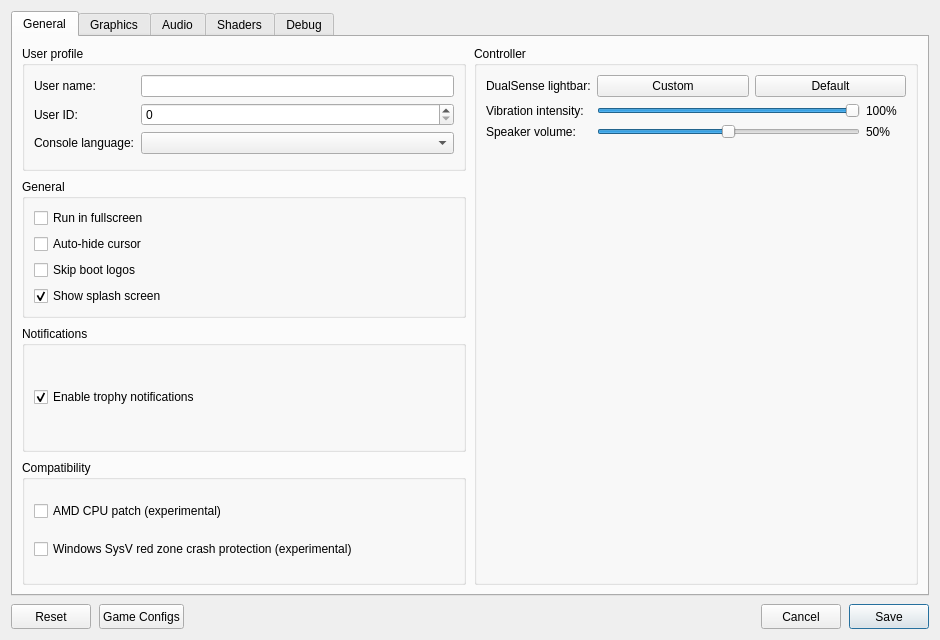
<?xml version="1.0" encoding="UTF-8"?>
<ui version="4.0">
 <class>ConfigurationEditDialog</class>
 <widget class="QDialog" name="ConfigurationEditDialog">
  <property name="geometry">
   <rect>
    <x>0</x>
    <y>0</y>
    <width>940</width>
    <height>640</height>
   </rect>
  </property>
  <property name="windowTitle">
   <string>Settings</string>
  </property>
  <property name="locale">
   <locale language="English" country="UnitedStates"/>
  </property>
  <layout class="QVBoxLayout" name="dialogLayout">
   <property name="spacing"><number>8</number></property>
   <item>
    <widget class="QTabWidget" name="settings_tabs">
     <property name="currentIndex"><number>0</number></property>
     <widget class="QWidget" name="settings_tab">
      <attribute name="title"><string>General</string></attribute>
      <layout class="QGridLayout" name="gridLayout">
       <property name="horizontalSpacing">
        <number>8</number>
       </property>
       <property name="verticalSpacing">
        <number>8</number>
       </property>
       <item row="0" column="0" colspan="2">
        <layout class="QGridLayout" name="sectionsLayout" columnstretch="1,1">
         <property name="horizontalSpacing">
          <number>8</number>
         </property>
         <property name="verticalSpacing">
          <number>8</number>
         </property>
         <item row="0" column="0">
          <widget class="QGroupBox" name="user_profile_group">
           <property name="title">
            <string>User profile</string>
           </property>
           <layout class="QFormLayout" name="userProfileLayout">
            <property name="fieldGrowthPolicy">
             <enum>QFormLayout::AllNonFixedFieldsGrow</enum>
            </property>
            <item row="0" column="0">
             <widget class="QLabel" name="label_user_name">
              <property name="text"><string>User name:</string></property>
             </widget>
            </item>
            <item row="0" column="1">
             <widget class="MandatoryLineEdit" name="lineEdit_user_name">
              <property name="toolTip"><string>Local user name exposed to games</string></property>
              <property name="clearButtonEnabled"><bool>true</bool></property>
             </widget>
            </item>
            <item row="1" column="0">
             <widget class="QLabel" name="label_user_id">
              <property name="text"><string>User ID:</string></property>
             </widget>
            </item>
            <item row="1" column="1">
             <widget class="QSpinBox" name="spinBox_user_id">
              <property name="toolTip"><string>Local user ID exposed to games</string></property>
              <property name="maximum"><number>2147483647</number></property>
             </widget>
            </item>
            <item row="2" column="0">
             <widget class="QLabel" name="label_console_language">
              <property name="text"><string>Console language:</string></property>
             </widget>
            </item>
            <item row="2" column="1">
             <widget class="QComboBox" name="comboBox_console_language">
              <property name="toolTip"><string>Language</string></property>
             </widget>
            </item>
           </layout>
          </widget>
         </item>
         <item row="1" column="0">
          <widget class="QGroupBox" name="general_group">
           <property name="title"><string>General</string></property>
           <layout class="QVBoxLayout" name="generalLayout">
            <item>
             <widget class="QCheckBox" name="checkBox_fullscreen">
              <property name="toolTip"><string>Run in borderless desktop fullscreen</string></property>
              <property name="text"><string>Run in fullscreen</string></property>
             </widget>
            </item>
            <item>
             <widget class="QCheckBox" name="checkBox_hide_cursor">
              <property name="toolTip"><string>Hide the host cursor after 2 seconds without mouse activity</string></property>
              <property name="text"><string>Auto-hide cursor</string></property>
             </widget>
            </item>
            <item>
             <widget class="QCheckBox" name="checkBox_skip_notice_screen">
              <property name="toolTip"><string>Skip startup logos and notices in supported games.</string></property>
              <property name="text"><string>Skip boot logos</string></property>
             </widget>
            </item>
            <item>
             <widget class="QCheckBox" name="checkBox_splash_enabled">
              <property name="toolTip"><string>Show the emulator splash screen while a game loads.</string></property>
              <property name="text"><string>Show splash screen</string></property>
              <property name="checked"><bool>true</bool></property>
             </widget>
            </item>
           </layout>
          </widget>
         </item>
         <item row="2" column="0">
          <widget class="QGroupBox" name="notifications_group">
           <property name="title"><string>Notifications</string></property>
           <layout class="QVBoxLayout" name="notificationsLayout">
            <item>
             <widget class="QCheckBox" name="checkBox_trophy_notifications">
              <property name="toolTip"><string>Show trophy unlock notifications and play their sound.
    To use your own sound, replace the emulator's assets/sounds/trophy-unlock.wav with a WAV file and restart the game.</string></property>
              <property name="text"><string>Enable trophy notifications</string></property>
              <property name="checked"><bool>true</bool></property>
             </widget>
            </item>
           </layout>
          </widget>
         </item>
         <item row="3" column="0">
          <widget class="QGroupBox" name="compatibility_group">
           <property name="title">
            <string>Compatibility</string>
           </property>
           <layout class="QVBoxLayout" name="compatibilityLayout">
            <item>
             <widget class="QCheckBox" name="checkBox_amd_cpu">
              <property name="toolTip"><string>Patch CPU instructions that differ between AMD and the host CPU.</string></property>
              <property name="text"><string>AMD CPU patch (experimental)</string></property>
             </widget>
            </item>
            <item>
             <widget class="QCheckBox" name="checkBox_red_zone_protection">
              <property name="toolTip"><string>Helps prevent crashes in some games on Windows</string></property>
              <property name="text"><string>Windows SysV red zone crash protection (experimental)</string></property>
             </widget>
            </item>
           </layout>
          </widget>
         </item>
         <item row="0" column="1" rowspan="4">
          <widget class="QGroupBox" name="controller_group">
           <property name="title"><string>Controller</string></property>
           <layout class="QFormLayout" name="controllerLayout">
            <property name="fieldGrowthPolicy"><enum>QFormLayout::AllNonFixedFieldsGrow</enum></property>
            <item row="0" column="0">
             <widget class="QLabel" name="label_controller_color">
              <property name="text"><string>DualSense lightbar:</string></property>
             </widget>
            </item>
            <item row="0" column="1">
             <layout class="QHBoxLayout" name="controllerColorLayout">
              <item>
               <widget class="QPushButton" name="button_controller_color">
                <property name="toolTip"><string>Choose and preview a fixed LED color. Bluetooth DualSense may take several seconds to update.</string></property>
                <property name="text"><string>Custom</string></property>
               </widget>
              </item>
              <item>
               <widget class="QPushButton" name="button_controller_color_reset">
                <property name="toolTip"><string>Let the game control the lightbar</string></property>
                <property name="text"><string>Default</string></property>
               </widget>
              </item>
             </layout>
            </item>
            <item row="1" column="0">
             <widget class="QLabel" name="label_controller_vibration">
              <property name="text"><string>Vibration intensity:</string></property>
             </widget>
            </item>
            <item row="1" column="1">
             <layout class="QHBoxLayout" name="controllerVibrationLayout">
              <item>
               <widget class="QSlider" name="slider_controller_vibration">
                <property name="toolTip"><string>Scale DualSense vibration over USB and Bluetooth</string></property>
                <property name="maximum"><number>100</number></property>
                <property name="value"><number>100</number></property>
                <property name="orientation"><enum>Qt::Horizontal</enum></property>
               </widget>
              </item>
              <item>
               <widget class="QLabel" name="label_controller_vibration_value">
                <property name="minimumSize"><size><width>40</width><height>0</height></size></property>
                <property name="text"><string>100%</string></property>
               </widget>
              </item>
             </layout>
            </item>
            <item row="2" column="0">
             <widget class="QLabel" name="label_controller_volume">
              <property name="text"><string>Speaker volume:</string></property>
             </widget>
            </item>
            <item row="2" column="1">
             <layout class="QHBoxLayout" name="controllerVolumeLayout">
              <item>
               <widget class="QSlider" name="slider_controller_volume">
                <property name="toolTip"><string>Scale the DualSense speaker over USB and Bluetooth. 50% is the previous default; 100% adds 6 dB of gain.</string></property>
                <property name="maximum"><number>100</number></property>
                <property name="value"><number>50</number></property>
                <property name="orientation"><enum>Qt::Horizontal</enum></property>
               </widget>
              </item>
              <item>
               <widget class="QLabel" name="label_controller_volume_value">
                <property name="minimumSize"><size><width>40</width><height>0</height></size></property>
                <property name="text"><string>50%</string></property>
               </widget>
              </item>
             </layout>
            </item>
           </layout>
          </widget>
         </item>
        </layout>
       </item>
      </layout>
     </widget>
     <widget class="QWidget" name="graphics_tab">
      <attribute name="title"><string>Graphics</string></attribute>
      <layout class="QGridLayout" name="graphicsTabLayout" columnstretch="1,1">
       <property name="horizontalSpacing"><number>8</number></property>
       <property name="verticalSpacing"><number>8</number></property>
       <item row="0" column="0">
        <widget class="QGroupBox" name="display_group">
         <property name="title"><string>Display</string></property>
         <layout class="QFormLayout" name="displayLayout">
          <property name="fieldGrowthPolicy">
           <enum>QFormLayout::AllNonFixedFieldsGrow</enum>
          </property>
          <item row="0" column="0">
           <widget class="QLabel" name="label_screen_resolution">
            <property name="text"><string>Screen resolution:</string></property>
           </widget>
          </item>
          <item row="0" column="1">
           <widget class="QComboBox" name="comboBox_screen_resolution">
            <property name="toolTip"><string>Window resolution</string></property>
            <item><property name="text"><string>1280x720 (720p)</string></property></item>
            <item><property name="text"><string>1600x900 (900p)</string></property></item>
            <item><property name="text"><string>1920x1080 (1080p)</string></property></item>
            <item><property name="text"><string>2560x1440 (1440p)</string></property></item>
            <item><property name="text"><string>3200x1800 (1800p)</string></property></item>
            <item><property name="text"><string>3840x2160 (4K)</string></property></item>
            <item><property name="text"><string>5120x2880 (5K)</string></property></item>
            <item><property name="text"><string>1024x768 (4:3)</string></property></item>
            <item><property name="text"><string>1366x768 (laptop)</string></property></item>
            <item><property name="text"><string>1680x1050 (16:10)</string></property></item>
            <item><property name="text"><string>2560x1080 (21:9)</string></property></item>
            <item><property name="text"><string>3440x1440 (ultrawide)</string></property></item>
            <item><property name="text"><string>5120x1440 (superwide)</string></property></item>
           </widget>
          </item>
          <item row="1" column="0">
           <widget class="QLabel" name="label_gpu">
            <property name="text"><string>GPU:</string></property>
           </widget>
          </item>
          <item row="1" column="1">
           <widget class="QComboBox" name="comboBox_gpu">
            <property name="toolTip"><string>Graphics device used by the emulator</string></property>
           </widget>
          </item>
          <item row="2" column="0">
           <widget class="QLabel" name="label_present_mode">
            <property name="text"><string>Present mode:</string></property>
           </widget>
          </item>
          <item row="2" column="1">
           <widget class="QComboBox" name="comboBox_present_mode">
            <property name="toolTip"><string>Vulkan swapchain presentation mode</string></property>
           </widget>
          </item>
          <item row="3" column="0">
           <widget class="QLabel" name="label_aspect_ratio">
            <property name="text"><string>Aspect ratio:</string></property>
           </widget>
          </item>
          <item row="3" column="1">
           <widget class="QComboBox" name="comboBox_aspect_ratio">
            <property name="toolTip"><string>How the (typically 16:9) game frame fits the window. stretch fills the whole window; other values letterbox the frame at the chosen ratio.</string></property>
            <item><property name="text"><string>stretch</string></property></item>
            <item><property name="text"><string>16:9</string></property></item>
            <item><property name="text"><string>16:10</string></property></item>
            <item><property name="text"><string>4:3</string></property></item>
            <item><property name="text"><string>21:9</string></property></item>
           </widget>
          </item>
         </layout>
        </widget>
       </item>
       <item row="0" column="1">
        <widget class="QGroupBox" name="pacing_group">
         <property name="title"><string>Frame pacing</string></property>
         <layout class="QFormLayout" name="pacingLayout">
          <property name="fieldGrowthPolicy">
           <enum>QFormLayout::AllNonFixedFieldsGrow</enum>
          </property>
          <item row="0" column="0">
           <widget class="QLabel" name="label_vblank_frequency">
            <property name="text"><string>Vblank frequency:</string></property>
           </widget>
          </item>
          <item row="0" column="1">
           <widget class="QSpinBox" name="spinBox_vblank_frequency">
            <property name="toolTip"><string>Virtual display refresh rate used for frame pacing</string></property>
            <property name="minimum"><number>30</number></property>
            <property name="maximum"><number>360</number></property>
            <property name="value"><number>60</number></property>
           </widget>
          </item>
          <item row="1" column="0">
           <widget class="QLabel" name="label_vblank_catchup">
            <property name="text"><string>Vblank catch-up:</string></property>
           </widget>
          </item>
          <item row="1" column="1">
           <widget class="QCheckBox" name="checkBox_vblank_catchup_enabled">
            <property name="toolTip"><string>Fire additional vblank events when host FPS drops below the target. Prevents slow motion at the cost of choppy visuals.</string></property>
            <property name="text"><string/>
            </property>
            <property name="checked"><bool>true</bool></property>
           </widget>
          </item>
          <item row="2" column="0">
           <widget class="QLabel" name="label_speed_2x">
            <property name="text"><string>2x speed (fast-forward):</string></property>
           </widget>
          </item>
          <item row="2" column="1">
           <widget class="QCheckBox" name="checkBox_speed_2x_enabled">
            <property name="toolTip"><string>Run game logic at 2x speed (PPSSPP-style fast-forward). Game runs at 200% speed.</string></property>
            <property name="text"><string/>
            </property>
            <property name="checked"><bool>false</bool></property>
           </widget>
          </item>
          <item row="3" column="0">
           <widget class="QLabel" name="label_frame_skip">
            <property name="text"><string>Frame skip count:</string></property>
           </widget>
          </item>
          <item row="3" column="1">
           <widget class="QSpinBox" name="spinBox_frame_skip_count">
            <property name="toolTip"><string>Max vblanks fired per rendered frame. 1 = no extra skip (just catch-up). Higher = more aggressive skip on slow GPUs.</string></property>
            <property name="minimum"><number>1</number></property>
            <property name="maximum"><number>10</number></property>
            <property name="value"><number>1</number></property>
           </widget>
          </item>
          <item row="4" column="0">
           <widget class="QLabel" name="label_max_queued_frames">
            <property name="text"><string>Queued frames:</string></property>
           </widget>
          </item>
          <item row="4" column="1">
           <widget class="QSpinBox" name="spinBox_max_queued_frames">
            <property name="toolTip"><string>Swapchain image count. Auto uses the compositor default (usually 3). 2 = lowest input latency, 3 = balanced, 4 = smoothest pacing on slower GPUs.</string></property>
            <property name="specialValueText"><string>Auto</string></property>
            <property name="minimum"><number>0</number></property>
            <property name="maximum"><number>4</number></property>
            <property name="value"><number>0</number></property>
           </widget>
          </item>
         </layout>
        </widget>
       </item>
       <item row="1" column="0">
        <widget class="QGroupBox" name="upscaling_group">
         <property name="title"><string>Upscaling</string></property>
         <layout class="QFormLayout" name="upscalingLayout">
          <property name="fieldGrowthPolicy">
           <enum>QFormLayout::AllNonFixedFieldsGrow</enum>
          </property>
          <item row="0" column="0">
           <widget class="QLabel" name="label_upscaling_filter">
            <property name="text"><string>Upscaling filter:</string></property>
           </widget>
          </item>
          <item row="0" column="1">
           <widget class="QComboBox" name="comboBox_upscaling_filter">
            <property name="toolTip"><string>Filter applied when the window is bigger than the guest render target. fsr = AMD FidelityFX Super Resolution 1.0 (edge adaptive), scaleforce = ScaleForce (edge directed), bicubic = Catmull-Rom, integer = pixel perfect.</string></property>
            <item><property name="text"><string>bilinear</string></property></item>
            <item><property name="text"><string>nearest</string></property></item>
            <item><property name="text"><string>bicubic</string></property></item>
            <item><property name="text"><string>integer</string></property></item>
            <item><property name="text"><string>fsr</string></property></item>
            <item><property name="text"><string>scaleforce</string></property></item>
           </widget>
          </item>
         </layout>
        </widget>
       </item>
       <item row="1" column="1">
        <widget class="QGroupBox" name="quality_group">
         <property name="title"><string>Quality</string></property>
         <layout class="QVBoxLayout" name="qualityLayout">
          <item>
           <widget class="QCheckBox" name="checkBox_hdr">
            <property name="toolTip"><string>Enable HDR10 output for supported games. Requires HDR enabled on the host display.</string></property>
            <property name="text"><string>Enable HDR display support</string></property>
           </widget>
          </item>
          <item>
           <widget class="QCheckBox" name="checkBox_readback">
            <property name="toolTip"><string>Read back writable linear images</string></property>
            <property name="text"><string>Enable readback</string></property>
           </widget>
          </item>
          <item>
           <widget class="QCheckBox" name="checkBox_tessellation">
            <property name="toolTip"><string>Draw tessellated geometry. Disabled by default; unsupported tessellation may cause crashes.</string></property>
            <property name="text"><string>Enable tessellation support (experimental)</string></property>
           </widget>
          </item>
          <item>
           <widget class="QCheckBox" name="checkBox_sync_raw_image_buffers">
            <property name="toolTip"><string>Can fix missing textures and incorrect transparency in some games. May reduce performance.</string></property>
            <property name="text"><string>Accurate texture synchronization</string></property>
           </widget>
          </item>
         </layout>
        </widget>
       </item>
       <item row="2" column="0" colspan="2">
        <spacer name="graphicsSpacer">
         <property name="orientation"><enum>Qt::Vertical</enum></property>
         <property name="sizeHint" stdset="0"><size><width>20</width><height>10</height></size></property>
        </spacer>
       </item>
      </layout>
     </widget>
     <widget class="QWidget" name="audio_tab">
      <attribute name="title"><string>Audio</string></attribute>
      <layout class="QVBoxLayout" name="audioTabLayout">
       <item>
        <widget class="QGroupBox" name="audio_output_group">
         <property name="title"><string>Output</string></property>
         <layout class="QFormLayout" name="audioOutputLayout">
          <property name="fieldGrowthPolicy">
           <enum>QFormLayout::AllNonFixedFieldsGrow</enum>
          </property>
          <item row="0" column="0">
           <widget class="QLabel" name="label_audio_output_device">
            <property name="text"><string>Output device:</string></property>
           </widget>
          </item>
          <item row="0" column="1">
           <widget class="QComboBox" name="comboBox_audio_output_device">
            <property name="toolTip"><string>Playback device used for the main audio output. Default uses the system device.</string></property>
           </widget>
          </item>
          <item row="1" column="0">
           <widget class="QLabel" name="label_master_volume">
            <property name="text"><string>Master volume:</string></property>
           </widget>
          </item>
          <item row="1" column="1">
           <layout class="QHBoxLayout" name="masterVolumeLayout">
            <item>
             <widget class="QSlider" name="slider_master_volume">
              <property name="toolTip"><string>Master volume for the main audio output. 100% plays game audio untouched; the DualSense speaker has its own slider in General.</string></property>
              <property name="minimum"><number>0</number></property>
              <property name="maximum"><number>200</number></property>
              <property name="value"><number>100</number></property>
              <property name="orientation"><enum>Qt::Horizontal</enum></property>
             </widget>
            </item>
            <item>
             <widget class="QLabel" name="label_master_volume_value">
              <property name="minimumSize"><size><width>40</width><height>0</height></size></property>
              <property name="text"><string>100%</string></property>
             </widget>
            </item>
           </layout>
          </item>
         </layout>
        </widget>
       </item>
       <item>
        <widget class="QGroupBox" name="audio_group">
         <property name="title"><string>Input</string></property>
         <layout class="QFormLayout" name="audioLayout">
          <property name="fieldGrowthPolicy">
           <enum>QFormLayout::AllNonFixedFieldsGrow</enum>
          </property>
          <item row="0" column="0">
           <widget class="QLabel" name="label_audio_input_device">
            <property name="text"><string>Microphone:</string></property>
           </widget>
          </item>
          <item row="0" column="1">
           <widget class="QComboBox" name="comboBox_audio_input_device"/>
          </item>
         </layout>
        </widget>
       </item>
       <item>
        <spacer name="audioSpacer">
         <property name="orientation"><enum>Qt::Vertical</enum></property>
         <property name="sizeHint" stdset="0"><size><width>20</width><height>40</height></size></property>
        </spacer>
       </item>
      </layout>
     </widget>
     <widget class="QWidget" name="shaders_tab">
      <attribute name="title"><string>Shaders</string></attribute>
      <layout class="QVBoxLayout" name="shadersTabLayout">
       <item>
        <widget class="QGroupBox" name="shader_compilation_group">
         <property name="title"><string>Compilation</string></property>
         <layout class="QFormLayout" name="shaderCompilationLayout">
          <property name="fieldGrowthPolicy">
           <enum>QFormLayout::AllNonFixedFieldsGrow</enum>
          </property>
          <item row="0" column="0">
           <widget class="QLabel" name="label_shader_optimization">
            <property name="text"><string>Shader optimization:</string></property>
           </widget>
          </item>
          <item row="0" column="1">
           <widget class="QComboBox" name="comboBox_shader_optimization_type">
            <property name="toolTip"><string>Optimize shaders for code size or performance</string></property>
           </widget>
          </item>
          <item row="1" column="0">
           <widget class="QLabel" name="label_shader_cache_enabled">
            <property name="text"><string>Persistent shader cache:</string></property>
           </widget>
          </item>
          <item row="1" column="1">
           <widget class="QCheckBox" name="checkBox_shader_cache_enabled">
            <property name="toolTip"><string>Save and reuse compiled Vulkan pipelines (_PipelineCache/&lt;game&gt;.bin). Removes most first-run shader stutter. Disable only to reproduce shader-related bugs.</string></property>
            <property name="text"><string/>
            </property>
            <property name="checked"><bool>true</bool></property>
           </widget>
          </item>
         </layout>
        </widget>
       </item>
       <item>
        <widget class="QGroupBox" name="shader_log_group">
         <property name="title"><string>Shader logging</string></property>
         <layout class="QFormLayout" name="shaderLogLayout">
          <property name="fieldGrowthPolicy">
           <enum>QFormLayout::AllNonFixedFieldsGrow</enum>
          </property>
          <item row="0" column="0">
           <widget class="QLabel" name="label_shader_log_direction">
            <property name="text"><string>Shader logging:</string></property>
           </widget>
          </item>
          <item row="0" column="1">
           <widget class="QComboBox" name="comboBox_shader_log_direction">
            <property name="toolTip"><string>Dump shaders to file or console window. If enabled may decrease emulator performance</string></property>
           </widget>
          </item>
          <item row="1" column="0">
           <widget class="QLabel" name="label_shader_log_folder">
            <property name="text"><string>Shader log folder:</string></property>
           </widget>
          </item>
          <item row="1" column="1">
           <widget class="MandatoryLineEdit" name="lineEdit_shader_log_folder">
            <property name="toolTip"><string>Specify directory to dump shaders</string></property>
            <property name="clearButtonEnabled"><bool>true</bool></property>
           </widget>
          </item>
         </layout>
        </widget>
       </item>
       <item>
        <spacer name="shadersSpacer">
         <property name="orientation"><enum>Qt::Vertical</enum></property>
         <property name="sizeHint" stdset="0"><size><width>20</width><height>40</height></size></property>
        </spacer>
       </item>
      </layout>
     </widget>
     <widget class="QWidget" name="debug_tab">
      <attribute name="title"><string>Debug</string></attribute>
      <layout class="QVBoxLayout" name="debugTabLayout">
       <item>
        <widget class="QGroupBox" name="debug_group">
         <property name="title">
          <string>Debugging &amp;&amp; logs</string>
         </property>
         <layout class="QGridLayout" name="debugLayout" columnstretch="0,1,0,1">
          <property name="horizontalSpacing"><number>8</number></property>
          <property name="verticalSpacing"><number>6</number></property>
          <item row="0" column="0" colspan="2">
           <widget class="QCheckBox" name="checkBox_vulkan_validation">
            <property name="toolTip"><string>Enable Vulkan validation layers</string></property>
            <property name="text"><string>Vulkan validation</string></property>
            <property name="checked"><bool>true</bool></property>
           </widget>
          </item>
          <item row="0" column="2" colspan="2">
           <widget class="QCheckBox" name="checkBox_shader_validation">
            <property name="toolTip"><string>Validate SPIR-V binary</string></property>
            <property name="text"><string>Shader validation</string></property>
            <property name="checked"><bool>true</bool></property>
           </widget>
          </item>
          <item row="1" column="0" colspan="2">
           <widget class="QCheckBox" name="checkBox_gpu_assisted_validation">
            <property name="toolTip"><string>Bounds-check shader memory accesses on the GPU. Implies Vulkan validation; very slow.</string></property>
            <property name="text"><string>GPU-assisted validation</string></property>
           </widget>
          </item>
          <item row="1" column="2" colspan="2">
           <widget class="QCheckBox" name="checkBox_renderdoc_capture">
            <property name="toolTip"><string>Enable RenderDoc capture</string></property>
            <property name="text"><string>RenderDoc capture</string></property>
           </widget>
          </item>
          <item row="2" column="0" colspan="2">
           <widget class="QCheckBox" name="checkBox_cmd_dump">
            <property name="toolTip"><string>Dump command buffers</string></property>
            <property name="text"><string>Command buffer dump</string></property>
           </widget>
          </item>
          <item row="2" column="2" colspan="2">
           <widget class="QCheckBox" name="checkBox_graphics_debug_dump">
            <property name="toolTip"><string>Enable graphics debug dumps</string></property>
            <property name="text"><string>Graphics debug dump</string></property>
           </widget>
          </item>
          <item row="3" column="0" colspan="2">
           <widget class="QCheckBox" name="checkBox_spirv_debug_printf">
            <property name="toolTip"><string>Enable SPIR-V debug printf (non-Release shader builds).</string></property>
            <property name="text"><string>SPIR-V debug printf</string></property>
           </widget>
          </item>
          <item row="3" column="2" colspan="2">
           <widget class="QCheckBox" name="checkBox_profiler">
            <property name="toolTip"><string>Enable the Tracy profiler. Profiling may decrease emulator performance</string></property>
            <property name="text"><string>Tracy profiler</string></property>
           </widget>
          </item>
          <item row="4" column="0">
           <widget class="QLabel" name="label_printf_direction">
            <property name="text"><string>Printf output:</string></property>
           </widget>
          </item>
          <item row="4" column="1">
           <widget class="QComboBox" name="comboBox_printf_direction">
            <property name="toolTip"><string>Print logs to file or console window. If enabled may decrease emulator performance</string></property>
           </widget>
          </item>
          <item row="4" column="2">
           <widget class="QLabel" name="label_printf_file">
            <property name="text"><string>Printf output file:</string></property>
           </widget>
          </item>
          <item row="4" column="3">
           <widget class="MandatoryLineEdit" name="lineEdit_printf_file">
            <property name="toolTip"><string>Specify file to dump logs</string></property>
            <property name="clearButtonEnabled"><bool>true</bool></property>
           </widget>
          </item>
          <item row="5" column="2">
           <widget class="QLabel" name="label_cmd_dump_folder">
            <property name="text"><string>Command buffer folder:</string></property>
           </widget>
          </item>
          <item row="5" column="3">
           <widget class="MandatoryLineEdit" name="lineEdit_cmd_dump_folder">
            <property name="toolTip"><string>Specify directory to dump command buffers</string></property>
            <property name="clearButtonEnabled"><bool>true</bool></property>
           </widget>
          </item>
         </layout>
        </widget>
       </item>
       <item>
        <widget class="QGroupBox" name="advanced_group">
         <property name="title"><string>Advanced</string></property>
         <layout class="QFormLayout" name="advancedLayout">
          <property name="fieldGrowthPolicy">
           <enum>QFormLayout::AllNonFixedFieldsGrow</enum>
          </property>
          <item row="0" column="0">
           <widget class="QLabel" name="label_thread_affinity">
            <property name="text"><string>CPU cores:</string></property>
           </widget>
          </item>
          <item row="0" column="1">
           <widget class="QLineEdit" name="lineEdit_thread_affinity">
            <property name="toolTip"><string>Restrict the emulator to specific CPU cores, e.g. 0-7 or 0,2,4. Empty uses all cores. Helps performance on hybrid CPUs (P/E cores).</string></property>
            <property name="clearButtonEnabled"><bool>true</bool></property>
            <property name="placeholderText"><string>All cores</string></property>
           </widget>
          </item>
          <item row="1" column="0">
           <widget class="QLabel" name="label_vr_enabled">
            <property name="text"><string>Virtual VR headset:</string></property>
           </widget>
          </item>
          <item row="1" column="1">
           <widget class="QCheckBox" name="checkBox_vr_enabled">
            <property name="toolTip"><string>Enable the virtual VR headset (PS VR games).</string></property>
            <property name="text"><string/>
            </property>
           </widget>
          </item>
          <item row="2" column="0">
           <widget class="QLabel" name="label_playgo_hack">
            <property name="text"><string>PlayGo stub fallback:</string></property>
           </widget>
          </item>
          <item row="2" column="1">
           <widget class="QCheckBox" name="checkBox_playgo_hack">
            <property name="toolTip"><string>Use the supplied PlayGo stub fallback for games that wait on streaming data.</string></property>
            <property name="text"><string/>
            </property>
           </widget>
          </item>
         </layout>
        </widget>
       </item>
       <item>
        <spacer name="debugSpacer">
         <property name="orientation"><enum>Qt::Vertical</enum></property>
         <property name="sizeHint" stdset="0"><size><width>20</width><height>40</height></size></property>
        </spacer>
       </item>
      </layout>
     </widget>
    </widget>
   </item>
   <item>
    <layout class="QHBoxLayout" name="buttonLayout">
     <item>
     <widget class="QPushButton" name="clear_button">
       <property name="minimumSize"><size><width>80</width><height>25</height></size></property>
       <property name="text"><string>Reset</string></property>
       <property name="toolTip"><string>Restore default settings</string></property>
      </widget>
     </item>
     <item>
      <widget class="QPushButton" name="settings_button">
       <property name="minimumSize"><size><width>80</width><height>25</height></size></property>
       <property name="text"><string>Game Configs</string></property>
       <property name="toolTip"><string>Import or export game configs</string></property>
      </widget>
     </item>
     <item>
      <spacer name="buttonSpacer">
       <property name="orientation"><enum>Qt::Horizontal</enum></property>
       <property name="sizeHint" stdset="0"><size><width>40</width><height>20</height></size></property>
      </spacer>
     </item>
     <item>
      <widget class="QPushButton" name="cancel_button">
       <property name="minimumSize"><size><width>80</width><height>25</height></size></property>
       <property name="text"><string>Cancel</string></property>
      </widget>
     </item>
     <item>
      <widget class="QPushButton" name="ok_button">
       <property name="minimumSize"><size><width>80</width><height>25</height></size></property>
       <property name="text"><string>Save</string></property>
       <property name="default"><bool>true</bool></property>
      </widget>
     </item>
    </layout>
   </item>
  </layout>
 </widget>
 <customwidgets>
  <customwidget>
   <class>MandatoryLineEdit</class>
   <extends>QLineEdit</extends>
   <header>mandatoryLineEdit.h</header>
  </customwidget>
 </customwidgets>
 <resources/>
</ui>
